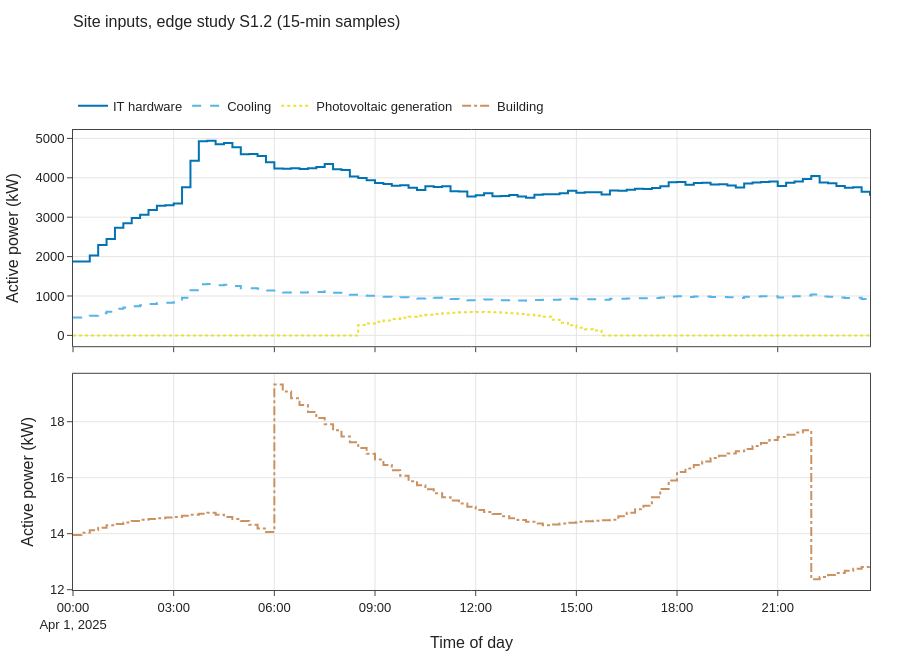

Write notebook code for a chart like this one.
### Markdown cell above
### Input traces (edge study S1.2)
Exogenous inputs passed to Vessim as `Trace` signals: IT hardware, cooling, building and PV active power.

### Code cell
fig = vp.stacked_panels(
    [("Active power (kW)", {"IT hardware": ref.it_kw, "Cooling": ref.cooling_kw,
                             "Photovoltaic generation": ref.pv_kw}),
     ("Active power (kW)", {"Building": ref.building_kw})],
    title="Site inputs, edge study S1.2 (15-min samples)")
for tr, key, dash in zip(fig.data, ["it", "cooling", "pv", "building"],
                         ["solid", "dash", "dot", "dashdot"]):
    tr.line.color, tr.line.dash = vp.COMPONENT_COLORS[key], dash
fig.show()
